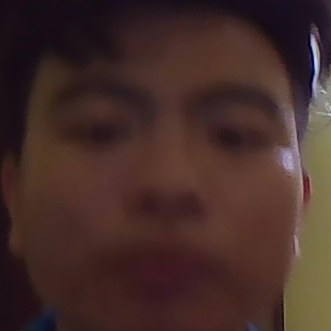
#> input picture Sources/Detection/Image/test0.jpg, 331 x 331 px, given in place of test1.mp4, which was not available
$ python test.py
#> lines starting #> are read from the running program, lines starting #| are printed output that depends on the picture; pictures that were not available may be replaced by others from this repository, and a replacement may not be noted
import numpy as np
import cv2
import os
path="./face1"

face_cascade = cv2.CascadeClassifier('../../opencv/data/haarcascades/haarcascade_frontalface_default.xml')

cap = cv2.VideoCapture("test1.mp4")
# cap.set(cv2.CAP_PROP_FRAME_WIDTH, 1366)
# cap.set(cv2.CAP_PROP_FRAME_HEIGHT, 768)
i=0
while 1:
    ret, img = cap.read()
#> img is the input picture: shape (331, 331, 3); mean B, G, R 40.6, 45.1, 68.4
    gray = cv2.cvtColor(img, cv2.COLOR_BGR2GRAY)
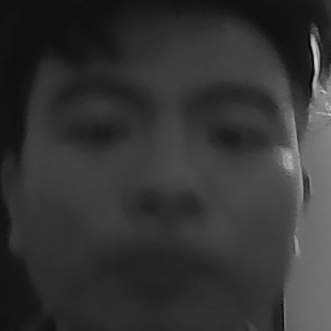
#> gray: shape (331, 331); min 4, max 217, mean 51.5
    faces = face_cascade.detectMultiScale(gray, 1.3, 5)
#> faces = ()
    for (x,y,w,h) in faces:
        test=img[y:y+h, x:x+w]
        resized = cv2.resize(test, (128, 128), interpolation = cv2.INTER_AREA)
        cv2.imwrite(os.path.join(path , 'test'+str(i)+'.png'), resized)
        print ("",i)
        i=i+1
        print(i)
#> this loop made 0 passes
#> after the loop, i = 0

$ run again, on Sources/Detection/Image/test10.jpg
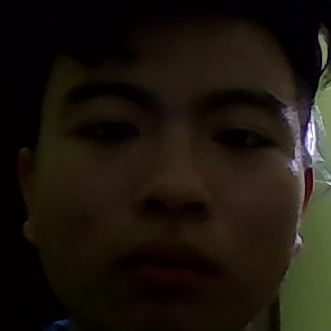
#> input picture Sources/Detection/Image/test10.jpg, 331 x 331 px, given in place of test1.mp4, which was not available
#> img is the input picture: shape (331, 331, 3); mean B, G, R 13.7, 22, 28.4
#> `gray = cv2.cvtColor(img, cv2.COLOR_BGR2GRAY)`:
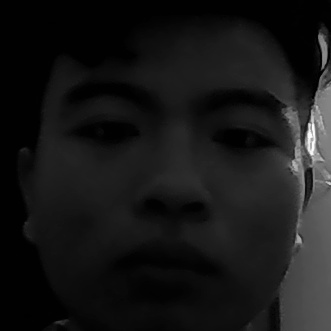
#> gray: shape (331, 331); min 0, max 254, mean 23
#> faces = ()
#> after the loop `for (x,y,w,h) in faces:`: i = 0
